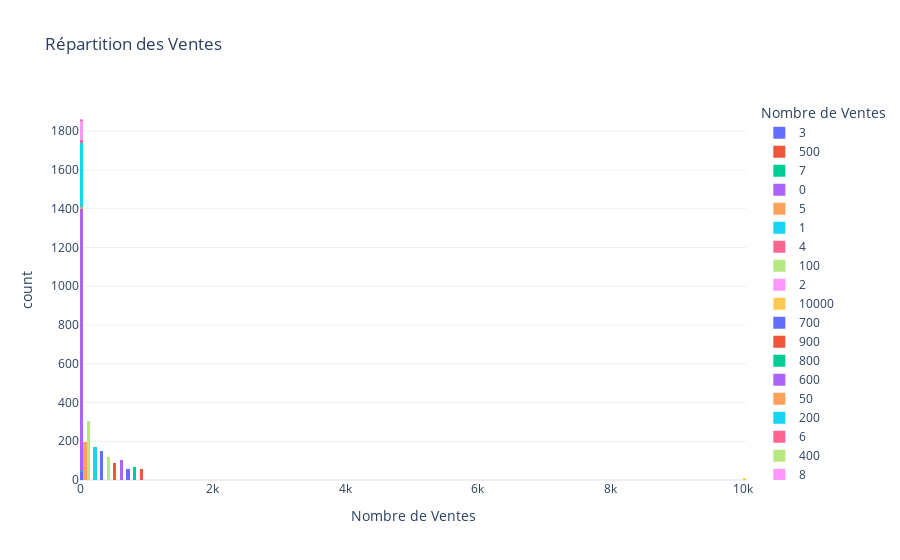

Write notebook code for a chart like this one.
### Code cell
import plotly.express as px

histogram_ventes = px.histogram(data_cleaned, x="Ventes",
                                title="Répartition des Ventes",
                                labels={"Ventes": "Nombre de Ventes"},
                                template="plotly_white",
                                color="Ventes",
                                hover_data=data.columns)

histogram_ventes.show()

### Figure 1 — Plotly figure (JSON) as saved in the notebook; plotly's stock layout.template omitted (floating-point values rounded to 4 significant figures; data arrays with more than 128 entries replaced by an {"elided": "..."} marker saying what was removed)
{"data": [{"alignmentgroup": "True", "bingroup": "x", "hovertemplate": "Nombre de Ventes=%{x}<br>count=%{y}<extra></extra>", "legendgroup": "3", "marker": {"color": "#636efa", "pattern": {"shape": ""}}, "name": "3", "offsetgroup": "3", "orientation": "v", "showlegend": true, "type": "histogram", "x": [3, 3, 3, 3, 3, 3, 3, 3, 3, 3, 3, 3, 3, 3, 3, 3, 3, 3, 3, 3, 3, 3, 3, 3, 3, 3, 3, 3, 3, 3, 3, 3, 3, 3, 3, 3, 3, 3, 3, 3], "xaxis": "x", "yaxis": "y"}, {"alignmentgroup": "True", "bingroup": "x", "hovertemplate": "Nombre de Ventes=%{x}<br>count=%{y}<extra></extra>", "legendgroup": "500", "marker": {"color": "#EF553B", "pattern": {"shape": ""}}, "name": "500", "offsetgroup": "500", "orientation": "v", "showlegend": true, "type": "histogram", "x": [500, 500, 500, 500, 500, 500, 500, 500, 500, 500, 500, 500, 500, 500, 500, 500, 500, 500, 500, 500, 500, 500, 500, 500, 500, 500, 500, 500, 500, 500, 500, 500, 500, 500, 500, 500, 500, 500, 500, 500, 500, 500, 500, 500, 500, 500, 500, 500, 500, 500, 500, 500, 500, 500, 500, 500, 500, 500, 500, 500, 500, 500, 500, 500, 500, 500, 500, 500, 500, 500, 500, 500, 500, 500, 500, 500, 500, 500, 500, 500, 500, 500, 500, 500, 500, 500, 500], "xaxis": "x", "yaxis": "y"}, {"alignmentgroup": "True", "bingroup": "x", "hovertemplate": "Nombre de Ventes=%{x}<br>count=%{y}<extra></extra>", "legendgroup": "7", "marker": {"color": "#00cc96", "pattern": {"shape": ""}}, "name": "7", "offsetgroup": "7", "orientation": "v", "showlegend": true, "type": "histogram", "x": [7, 7, 7, 7, 7, 7, 7, 7, 7], "xaxis": "x", "yaxis": "y"}, {"alignmentgroup": "True", "bingroup": "x", "hovertemplate": "Nombre de Ventes=%{x}<br>count=%{y}<extra></extra>", "legendgroup": "0", "marker": {"color": "#ab63fa", "pattern": {"shape": ""}}, "name": "0", "offsetgroup": "0", "orientation": "v", "showlegend": true, "type": "histogram", "x": {"elided": "1350 int values"}, "xaxis": "x", "yaxis": "y"}, {"alignmentgroup": "True", "bingroup": "x", "hovertemplate": "Nombre de Ventes=%{x}<br>count=%{y}<extra></extra>", "legendgroup": "5", "marker": {"color": "#FFA15A", "pattern": {"shape": ""}}, "name": "5", "offsetgroup": "5", "orientation": "v", "showlegend": true, "type": "histogram", "x": [5, 5, 5, 5, 5, 5, 5, 5, 5, 5, 5, 5], "xaxis": "x", "yaxis": "y"}, {"alignmentgroup": "True", "bingroup": "x", "hovertemplate": "Nombre de Ventes=%{x}<br>count=%{y}<extra></extra>", "legendgroup": "1", "marker": {"color": "#19d3f3", "pattern": {"shape": ""}}, "name": "1", "offsetgroup": "1", "orientation": "v", "showlegend": true, "type": "histogram", "x": {"elided": "327 int values"}, "xaxis": "x", "yaxis": "y"}, {"alignmentgroup": "True", "bingroup": "x", "hovertemplate": "Nombre de Ventes=%{x}<br>count=%{y}<extra></extra>", "legendgroup": "4", "marker": {"color": "#FF6692", "pattern": {"shape": ""}}, "name": "4", "offsetgroup": "4", "orientation": "v", "showlegend": true, "type": "histogram", "x": [4, 4, 4, 4, 4, 4, 4, 4, 4, 4, 4, 4, 4, 4, 4, 4, 4, 4], "xaxis": "x", "yaxis": "y"}, {"alignmentgroup": "True", "bingroup": "x", "hovertemplate": "Nombre de Ventes=%{x}<br>count=%{y}<extra></extra>", "legendgroup": "100", "marker": {"color": "#B6E880", "pattern": {"shape": ""}}, "name": "100", "offsetgroup": "100", "orientation": "v", "showlegend": true, "type": "histogram", "x": {"elided": "303 int values"}, "xaxis": "x", "yaxis": "y"}, {"alignmentgroup": "True", "bingroup": "x", "hovertemplate": "Nombre de Ventes=%{x}<br>count=%{y}<extra></extra>", "legendgroup": "2", "marker": {"color": "#FF97FF", "pattern": {"shape": ""}}, "name": "2", "offsetgroup": "2", "orientation": "v", "showlegend": true, "type": "histogram", "x": [2, 2, 2, 2, 2, 2, 2, 2, 2, 2, 2, 2, 2, 2, 2, 2, 2, 2, 2, 2, 2, 2, 2, 2, 2, 2, 2, 2, 2, 2, 2, 2, 2, 2, 2, 2, 2, 2, 2, 2, 2, 2, 2, 2, 2, 2, 2, 2, 2, 2, 2, 2, 2, 2, 2, 2, 2, 2, 2, 2, 2, 2, 2, 2, 2, 2, 2, 2, 2, 2, 2, 2, 2, 2, 2, 2, 2, 2, 2, 2, 2, 2, 2, 2, 2, 2, 2, 2, 2, 2, 2, 2, 2, 2, 2, 2, 2, 2, 2], "xaxis": "x", "yaxis": "y"}, {"alignmentgroup": "True", "bingroup": "x", "hovertemplate": "Nombre de Ventes=%{x}<br>count=%{y}<extra></extra>", "legendgroup": "10000", "marker": {"color": "#FECB52", "pattern": {"shape": ""}}, "name": "10000", "offsetgroup": "10000", "orientation": "v", "showlegend": true, "type": "histogram", "x": [10000, 10000, 10000, 10000, 10000, 10000, 10000, 10000, 10000, 10000, 10000], "xaxis": "x", "yaxis": "y"}, {"alignmentgroup": "True", "bingroup": "x", "hovertemplate": "Nombre de Ventes=%{x}<br>count=%{y}<extra></extra>", "legendgroup": "700", "marker": {"color": "#636efa", "pattern": {"shape": ""}}, "name": "700", "offsetgroup": "700", "orientation": "v", "showlegend": true, "type": "histogram", "x": [700, 700, 700, 700, 700, 700, 700, 700, 700, 700, 700, 700, 700, 700, 700, 700, 700, 700, 700, 700, 700, 700, 700, 700, 700, 700, 700, 700, 700, 700, 700, 700, 700, 700, 700, 700, 700, 700, 700, 700, 700, 700, 700, 700, 700, 700, 700, 700, 700, 700, 700, 700, 700, 700, 700, 700, 700, 700, 700], "xaxis": "x", "yaxis": "y"}, {"alignmentgroup": "True", "bingroup": "x", "hovertemplate": "Nombre de Ventes=%{x}<br>count=%{y}<extra></extra>", "legendgroup": "900", "marker": {"color": "#EF553B", "pattern": {"shape": ""}}, "name": "900", "offsetgroup": "900", "orientation": "v", "showlegend": true, "type": "histogram", "x": [900, 900, 900, 900, 900, 900, 900, 900, 900, 900, 900, 900, 900, 900, 900, 900, 900, 900, 900, 900, 900, 900, 900, 900, 900, 900, 900, 900, 900, 900, 900, 900, 900, 900, 900, 900, 900, 900, 900, 900, 900, 900, 900, 900, 900, 900, 900, 900, 900, 900, 900, 900, 900, 900, 900, 900], "xaxis": "x", "yaxis": "y"}, {"alignmentgroup": "True", "bingroup": "x", "hovertemplate": "Nombre de Ventes=%{x}<br>count=%{y}<extra></extra>", "legendgroup": "800", "marker": {"color": "#00cc96", "pattern": {"shape": ""}}, "name": "800", "offsetgroup": "800", "orientation": "v", "showlegend": true, "type": "histogram", "x": [800, 800, 800, 800, 800, 800, 800, 800, 800, 800, 800, 800, 800, 800, 800, 800, 800, 800, 800, 800, 800, 800, 800, 800, 800, 800, 800, 800, 800, 800, 800, 800, 800, 800, 800, 800, 800, 800, 800, 800, 800, 800, 800, 800, 800, 800, 800, 800, 800, 800, 800, 800, 800, 800, 800, 800, 800, 800, 800, 800, 800, 800, 800, 800, 800, 800], "xaxis": "x", "yaxis": "y"}, {"alignmentgroup": "True", "bingroup": "x", "hovertemplate": "Nombre de Ventes=%{x}<br>count=%{y}<extra></extra>", "legendgroup": "600", "marker": {"color": "#ab63fa", "pattern": {"shape": ""}}, "name": "600", "offsetgroup": "600", "orientation": "v", "showlegend": true, "type": "histogram", "x": [600, 600, 600, 600, 600, 600, 600, 600, 600, 600, 600, 600, 600, 600, 600, 600, 600, 600, 600, 600, 600, 600, 600, 600, 600, 600, 600, 600, 600, 600, 600, 600, 600, 600, 600, 600, 600, 600, 600, 600, 600, 600, 600, 600, 600, 600, 600, 600, 600, 600, 600, 600, 600, 600, 600, 600, 600, 600, 600, 600, 600, 600, 600, 600, 600, 600, 600, 600, 600, 600, 600, 600, 600, 600, 600, 600, 600, 600, 600, 600, 600, 600, 600, 600, 600, 600, 600, 600, 600, 600, 600, 600, 600, 600, 600, 600, 600, 600, 600, 600, 600], "xaxis": "x", "yaxis": "y"}, {"alignmentgroup": "True", "bingroup": "x", "hovertemplate": "Nombre de Ventes=%{x}<br>count=%{y}<extra></extra>", "legendgroup": "50", "marker": {"color": "#FFA15A", "pattern": {"shape": ""}}, "name": "50", "offsetgroup": "50", "orientation": "v", "showlegend": true, "type": "histogram", "x": {"elided": "195 int values"}, "xaxis": "x", "yaxis": "y"}, {"alignmentgroup": "True", "bingroup": "x", "hovertemplate": "Nombre de Ventes=%{x}<br>count=%{y}<extra></extra>", "legendgroup": "200", "marker": {"color": "#19d3f3", "pattern": {"shape": ""}}, "name": "200", "offsetgroup": "200", "orientation": "v", "showlegend": true, "type": "histogram", "x": {"elided": "171 int values"}, "xaxis": "x", "yaxis": "y"}, {"alignmentgroup": "True", "bingroup": "x", "hovertemplate": "Nombre de Ventes=%{x}<br>count=%{y}<extra></extra>", "legendgroup": "6", "marker": {"color": "#FF6692", "pattern": {"shape": ""}}, "name": "6", "offsetgroup": "6", "orientation": "v", "showlegend": true, "type": "histogram", "x": [6, 6, 6, 6, 6], "xaxis": "x", "yaxis": "y"}, {"alignmentgroup": "True", "bingroup": "x", "hovertemplate": "Nombre de Ventes=%{x}<br>count=%{y}<extra></extra>", "legendgroup": "400", "marker": {"color": "#B6E880", "pattern": {"shape": ""}}, "name": "400", "offsetgroup": "400", "orientation": "v", "showlegend": true, "type": "histogram", "x": [400, 400, 400, 400, 400, 400, 400, 400, 400, 400, 400, 400, 400, 400, 400, 400, 400, 400, 400, 400, 400, 400, 400, 400, 400, 400, 400, 400, 400, 400, 400, 400, 400, 400, 400, 400, 400, 400, 400, 400, 400, 400, 400, 400, 400, 400, 400, 400, 400, 400, 400, 400, 400, 400, 400, 400, 400, 400, 400, 400, 400, 400, 400, 400, 400, 400, 400, 400, 400, 400, 400, 400, 400, 400, 400, 400, 400, 400, 400, 400, 400, 400, 400, 400, 400, 400, 400, 400, 400, 400, 400, 400, 400, 400, 400, 400, 400, 400, 400, 400, 400, 400, 400, 400, 400, 400, 400, 400, 400, 400, 400, 400, 400, 400, 400, 400, 400, 400, 400, 400, 400], "xaxis": "x", "yaxis": "y"}, {"alignmentgroup": "True", "bingroup": "x", "hovertemplate": "Nombre de Ventes=%{x}<br>count=%{y}<extra></extra>", "legendgroup": "8", "marker": {"color": "#FF97FF", "pattern": {"shape": ""}}, "name": "8", "offsetgroup": "8", "orientation": "v", "showlegend": true, "type": "histogram", "x": [8, 8], "xaxis": "x", "yaxis": "y"}, {"alignmentgroup": "True", "bingroup": "x", "hovertemplate": "Nombre de Ventes=%{x}<br>count=%{y}<extra></extra>", "legendgroup": "9", "marker": {"color": "#FECB52", "pattern": {"shape": ""}}, "name": "9", "offsetgroup": "9", "orientation": "v", "showlegend": true, "type": "histogram", "x": [9], "xaxis": "x", "yaxis": "y"}, {"alignmentgroup": "True", "bingroup": "x", "hovertemplate": "Nombre de Ventes=%{x}<br>count=%{y}<extra></extra>", "legendgroup": "300", "marker": {"color": "#636efa", "pattern": {"shape": ""}}, "name": "300", "offsetgroup": "300", "orientation": "v", "showlegend": true, "type": "histogram", "x": {"elided": "152 int values"}, "xaxis": "x", "yaxis": "y"}, {"alignmentgroup": "True", "bingroup": "x", "hovertemplate": "Nombre de Ventes=%{x}<br>count=%{y}<extra></extra>", "legendgroup": "1000", "marker": {"color": "#EF553B", "pattern": {"shape": ""}}, "name": "1000", "offsetgroup": "1000", "orientation": "v", "showlegend": true, "type": "histogram", "x": [1000, 1000], "xaxis": "x", "yaxis": "y"}], "layout": {"barmode": "relative", "legend": {"title": {"text": "Nombre de Ventes"}, "tracegroupgap": 0}, "title": {"text": "Répartition des Ventes"}, "xaxis": {"anchor": "y", "categoryarray": [3, 500, 7, 0, 5, 1, 4, 100, 2, 10000, 700, 900, 800, 600, 50, 200, 6, 400, 8, 9, 300, 1000], "categoryorder": "array", "domain": [0, 1], "title": {"text": "Nombre de Ventes"}}, "yaxis": {"anchor": "x", "domain": [0, 1], "title": {"text": "count"}}}}
